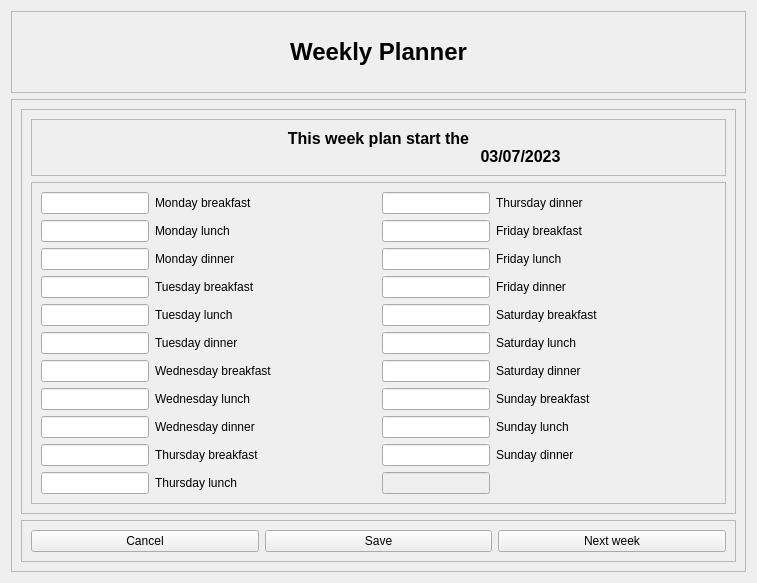
<?xml version="1.0" encoding="UTF-8"?>
<ui version="4.0">
 <class>WeeklyPlannerWidget</class>
 <widget class="QWidget" name="WeeklyPlannerWidget">
  <property name="geometry">
   <rect>
    <x>0</x>
    <y>0</y>
    <width>757</width>
    <height>583</height>
   </rect>
  </property>
  <property name="windowTitle">
   <string>Form</string>
  </property>
  <layout class="QGridLayout" name="gridLayout">
   <item row="0" column="0">
    <widget class="QFrame" name="TopFrame">
     <property name="frameShape">
      <enum>QFrame::StyledPanel</enum>
     </property>
     <property name="frameShadow">
      <enum>QFrame::Raised</enum>
     </property>
     <layout class="QGridLayout" name="gridLayout_2">
      <item row="0" column="0">
       <widget class="QLabel" name="Title">
        <property name="font">
         <font>
          <pointsize>18</pointsize>
          <weight>75</weight>
          <bold>true</bold>
         </font>
        </property>
        <property name="text">
         <string>Weekly Planner</string>
        </property>
        <property name="alignment">
         <set>Qt::AlignCenter</set>
        </property>
       </widget>
      </item>
     </layout>
    </widget>
   </item>
   <item row="1" column="0">
    <widget class="QFrame" name="BottomFrame">
     <property name="enabled">
      <bool>true</bool>
     </property>
     <property name="frameShape">
      <enum>QFrame::StyledPanel</enum>
     </property>
     <property name="frameShadow">
      <enum>QFrame::Raised</enum>
     </property>
     <layout class="QVBoxLayout" name="verticalLayout">
      <item>
       <widget class="QFrame" name="InputsSection">
        <property name="frameShape">
         <enum>QFrame::StyledPanel</enum>
        </property>
        <property name="frameShadow">
         <enum>QFrame::Raised</enum>
        </property>
        <layout class="QVBoxLayout" name="verticalLayout_2">
         <item>
          <widget class="QFrame" name="WeekPlanLine">
           <property name="frameShape">
            <enum>QFrame::StyledPanel</enum>
           </property>
           <property name="frameShadow">
            <enum>QFrame::Raised</enum>
           </property>
           <layout class="QGridLayout" name="gridLayout_3">
            <item row="0" column="0">
             <widget class="QLabel" name="WeekPlanDate">
              <property name="font">
               <font>
                <pointsize>12</pointsize>
                <weight>75</weight>
                <bold>true</bold>
               </font>
              </property>
              <property name="text">
               <string>This week plan start the
                                                                03/07/2023</string>
              </property>
              <property name="alignment">
               <set>Qt::AlignCenter</set>
              </property>
             </widget>
            </item>
           </layout>
          </widget>
         </item>
         <item>
          <widget class="QFrame" name="InputsLine">
           <property name="frameShape">
            <enum>QFrame::StyledPanel</enum>
           </property>
           <property name="frameShadow">
            <enum>QFrame::Raised</enum>
           </property>
           <layout class="QHBoxLayout" name="horizontalLayout_2">
            <item>
             <layout class="QFormLayout" name="LeftInputs">
              <item row="0" column="0">
               <widget class="QLineEdit" name="MondayBInput"/>
              </item>
              <item row="0" column="1">
               <widget class="QLabel" name="MondayB">
                <property name="text">
                 <string>Monday breakfast</string>
                </property>
               </widget>
              </item>
              <item row="1" column="0">
               <widget class="QLineEdit" name="MondayLInput"/>
              </item>
              <item row="1" column="1">
               <widget class="QLabel" name="MondayL">
                <property name="text">
                 <string>Monday lunch</string>
                </property>
               </widget>
              </item>
              <item row="2" column="0">
               <widget class="QLineEdit" name="MondayDInput"/>
              </item>
              <item row="2" column="1">
               <widget class="QLabel" name="MondayD">
                <property name="text">
                 <string>Monday dinner</string>
                </property>
               </widget>
              </item>
              <item row="3" column="0">
               <widget class="QLineEdit" name="TuesdayBInput"/>
              </item>
              <item row="3" column="1">
               <widget class="QLabel" name="TuesdayB">
                <property name="text">
                 <string>Tuesday breakfast</string>
                </property>
               </widget>
              </item>
              <item row="4" column="0">
               <widget class="QLineEdit" name="TuesdayLInput"/>
              </item>
              <item row="4" column="1">
               <widget class="QLabel" name="TuesdayL">
                <property name="text">
                 <string>Tuesday lunch</string>
                </property>
               </widget>
              </item>
              <item row="5" column="0">
               <widget class="QLineEdit" name="TuesdayDInput"/>
              </item>
              <item row="5" column="1">
               <widget class="QLabel" name="TuesdayD">
                <property name="text">
                 <string>Tuesday dinner</string>
                </property>
               </widget>
              </item>
              <item row="6" column="0">
               <widget class="QLineEdit" name="WednesdayBInput"/>
              </item>
              <item row="6" column="1">
               <widget class="QLabel" name="WednesdayB">
                <property name="text">
                 <string>Wednesday breakfast</string>
                </property>
               </widget>
              </item>
              <item row="7" column="0">
               <widget class="QLineEdit" name="WednesdayLInput"/>
              </item>
              <item row="7" column="1">
               <widget class="QLabel" name="WednesdayL">
                <property name="text">
                 <string>Wednesday lunch</string>
                </property>
               </widget>
              </item>
              <item row="8" column="0">
               <widget class="QLineEdit" name="WednesdayDInput"/>
              </item>
              <item row="8" column="1">
               <widget class="QLabel" name="WednesdayD">
                <property name="text">
                 <string>Wednesday dinner</string>
                </property>
               </widget>
              </item>
              <item row="9" column="0">
               <widget class="QLineEdit" name="ThursdayBInput"/>
              </item>
              <item row="9" column="1">
               <widget class="QLabel" name="ThursdayB">
                <property name="text">
                 <string>Thursday breakfast</string>
                </property>
               </widget>
              </item>
              <item row="10" column="0">
               <widget class="QLineEdit" name="ThursdayLInput"/>
              </item>
              <item row="10" column="1">
               <widget class="QLabel" name="ThursdayL">
                <property name="text">
                 <string>Thursday lunch</string>
                </property>
               </widget>
              </item>
             </layout>
            </item>
            <item>
             <layout class="QFormLayout" name="RightInputs">
              <item row="0" column="0">
               <widget class="QLineEdit" name="ThursdayDInput"/>
              </item>
              <item row="0" column="1">
               <widget class="QLabel" name="ThursdayD">
                <property name="text">
                 <string>Thursday dinner</string>
                </property>
               </widget>
              </item>
              <item row="1" column="0">
               <widget class="QLineEdit" name="FridayBInput"/>
              </item>
              <item row="1" column="1">
               <widget class="QLabel" name="FridayB">
                <property name="text">
                 <string>Friday breakfast</string>
                </property>
               </widget>
              </item>
              <item row="2" column="0">
               <widget class="QLineEdit" name="FridayLInput"/>
              </item>
              <item row="2" column="1">
               <widget class="QLabel" name="FridayL">
                <property name="text">
                 <string>Friday lunch</string>
                </property>
               </widget>
              </item>
              <item row="3" column="0">
               <widget class="QLineEdit" name="FridayDInput"/>
              </item>
              <item row="3" column="1">
               <widget class="QLabel" name="FridayD">
                <property name="text">
                 <string>Friday dinner</string>
                </property>
               </widget>
              </item>
              <item row="4" column="0">
               <widget class="QLineEdit" name="SaturdayBInput"/>
              </item>
              <item row="4" column="1">
               <widget class="QLabel" name="SaturdayB">
                <property name="text">
                 <string>Saturday breakfast</string>
                </property>
               </widget>
              </item>
              <item row="5" column="0">
               <widget class="QLineEdit" name="SaturdayLInput"/>
              </item>
              <item row="5" column="1">
               <widget class="QLabel" name="SaturdayL">
                <property name="text">
                 <string>Saturday lunch</string>
                </property>
               </widget>
              </item>
              <item row="6" column="0">
               <widget class="QLineEdit" name="SaturdayDInput"/>
              </item>
              <item row="6" column="1">
               <widget class="QLabel" name="SaturdayD">
                <property name="text">
                 <string>Saturday dinner</string>
                </property>
               </widget>
              </item>
              <item row="7" column="0">
               <widget class="QLineEdit" name="SundayBInput"/>
              </item>
              <item row="7" column="1">
               <widget class="QLabel" name="SundayB">
                <property name="text">
                 <string>Sunday breakfast</string>
                </property>
               </widget>
              </item>
              <item row="8" column="0">
               <widget class="QLineEdit" name="SundayLInput"/>
              </item>
              <item row="8" column="1">
               <widget class="QLabel" name="SundayL">
                <property name="text">
                 <string>Sunday lunch</string>
                </property>
               </widget>
              </item>
              <item row="9" column="0">
               <widget class="QLineEdit" name="SundayDInput"/>
              </item>
              <item row="9" column="1">
               <widget class="QLabel" name="SundayD">
                <property name="text">
                 <string>Sunday dinner</string>
                </property>
               </widget>
              </item>
              <item row="10" column="0">
               <widget class="QLineEdit" name="EmptyInput">
                <property name="enabled">
                 <bool>false</bool>
                </property>
               </widget>
              </item>
             </layout>
            </item>
           </layout>
          </widget>
         </item>
        </layout>
       </widget>
      </item>
      <item>
       <widget class="QFrame" name="ButtonsSection">
        <property name="frameShape">
         <enum>QFrame::StyledPanel</enum>
        </property>
        <property name="frameShadow">
         <enum>QFrame::Raised</enum>
        </property>
        <layout class="QHBoxLayout" name="horizontalLayout">
         <item>
          <widget class="QPushButton" name="CancelButton">
           <property name="text">
            <string>Cancel</string>
           </property>
          </widget>
         </item>
         <item>
          <widget class="QPushButton" name="SaveButton">
           <property name="text">
            <string>Save</string>
           </property>
          </widget>
         </item>
         <item>
          <widget class="QPushButton" name="WeekSelectorButton">
           <property name="text">
            <string>Next week</string>
           </property>
          </widget>
         </item>
        </layout>
       </widget>
      </item>
     </layout>
    </widget>
   </item>
  </layout>
 </widget>
 <resources/>
 <connections>
  <connection>
   <sender>CancelButton</sender>
   <signal>clicked()</signal>
   <receiver>WeeklyPlannerWidget</receiver>
   <slot>CancelButtonClicked()</slot>
   <hints>
    <hint type="sourcelabel">
     <x>143</x>
     <y>443</y>
    </hint>
    <hint type="destinationlabel">
     <x>378</x>
     <y>258</y>
    </hint>
   </hints>
  </connection>
  <connection>
   <sender>SaveButton</sender>
   <signal>clicked()</signal>
   <receiver>WeeklyPlannerWidget</receiver>
   <slot>SaveButtonClicked()</slot>
   <hints>
    <hint type="sourcelabel">
     <x>378</x>
     <y>443</y>
    </hint>
    <hint type="destinationlabel">
     <x>378</x>
     <y>258</y>
    </hint>
   </hints>
  </connection>
  <connection>
   <sender>WeekSelectorButton</sender>
   <signal>clicked()</signal>
   <receiver>WeeklyPlannerWidget</receiver>
   <slot>WeekSelectorButtonClicked()</slot>
   <hints>
    <hint type="sourcelabel">
     <x>613</x>
     <y>443</y>
    </hint>
    <hint type="destinationlabel">
     <x>378</x>
     <y>258</y>
    </hint>
   </hints>
  </connection>
 </connections>
</ui>
